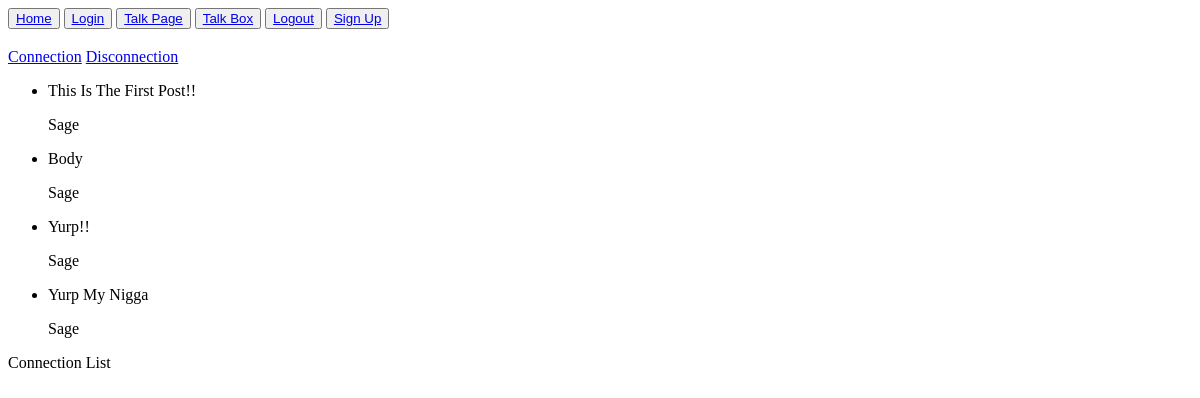
The app's page /talker_page/1/, older data.
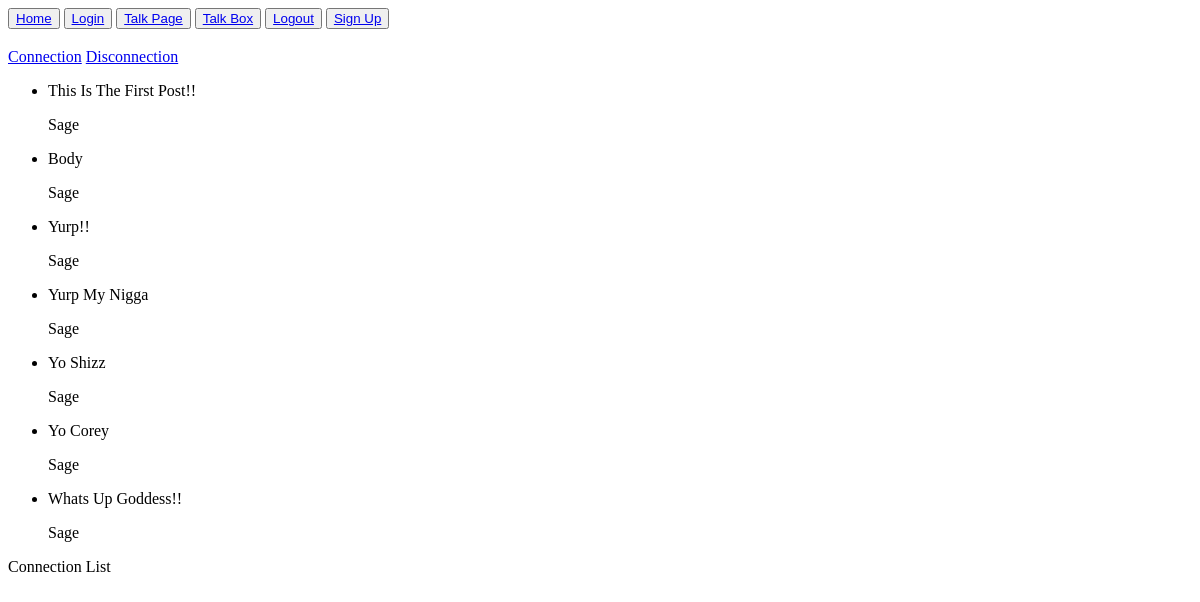
The same page, newer data.
### posts/models.py (models this page shows)
class TalkTalk(models.Model):
    body = models.TextField(max_length=300)
    talk_stated = models.DateTimeField(default=timezone.now)
    spokesmen = models.ForeignKey(NuTalker, on_delete=models.CASCADE)

### nu_talker/models.py (models this page shows)
class NuTalker(AbstractUser):
    name = models.CharField(max_length=150)
    age = models.IntegerField(null=True)
    hometown = models.CharField(max_length=150)
    connection = models.ManyToManyField("self", symmetrical=False)
    bio = models.TextField(null=True)

### nu_talker/views.py (the view)
# urls.py: path('talker_page/<int:user_id>/', nu_view.profile, name="Profile"),
def profile(request, user_id: int):
    tha_talker = NuTalker.objects.get(id=user_id)
    all_posts = TalkTalk.objects.filter(spokesmen = user_id)
    return render(request, "talkerprofile.html", {"all_posts": all_posts, "tha_talker": tha_talker})

### templates/talkerprofile.html (shortened to what this page needs)
<button><a href="/">Home</a></button>
<button><a href="/login/">Login</a></button>
<button><a href="/talker_page/{{request.user.id}}/">Talk Page</a></button>
<button><a href="/new_post/">Talk Box</a></button>
<button><a href="/logout/">Logout</a></button>
<button><a href="/signup/">Sign Up</a></button>
<a href='/connection/{{tha_talker.id}}'>Connection</a>
<a href='/disconnection/{{tha_talker.id}}'>Disconnection</a>
<ul>
    {% for speaking in all_posts %}
    <li>
        <p>{{speaking.body}}</p>
        <p>{{speaking.spokesmen}}</p>
    </li>
    {% endfor %}
</ul>
<p>Connection List</p>

Row changes from the older to the newer data that the page shows:
added TalkTalk: body "Yo Shizz", spokesmen "Sage"
added TalkTalk: body "Yo Corey", spokesmen "Sage"
added TalkTalk: body "Whats Up Goddess!!", spokesmen "Sage"
